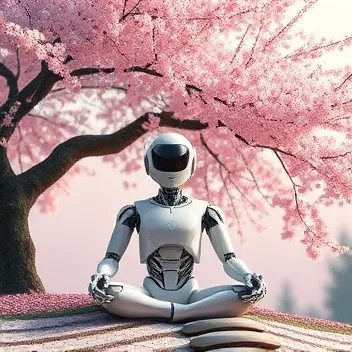
#> input picture upscale-results/robotmeditate_original.webp, 352 x 352 px
$ jupyter execute ssim.ipynb
#> lines starting #> are read from the running program, lines starting #| are printed output that depends on the picture
[cell 1]
import numpy as np
from skimage.metrics import structural_similarity as ssim
import cv2 # Optional, for loading images

[cell 2]
    # Example: Loading images using OpenCV
image1 = cv2.imread('upscale-results/robotmeditate_original.webp', cv2.IMREAD_GRAYSCALE)
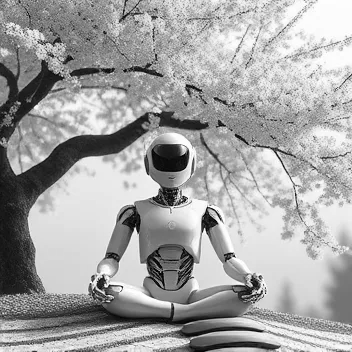
#> image1: shape (352, 352); min 0, max 255, mean 163.7
image2 = cv2.imread('upscale-results/robotmeditate_2x.jpg', cv2.IMREAD_GRAYSCALE)
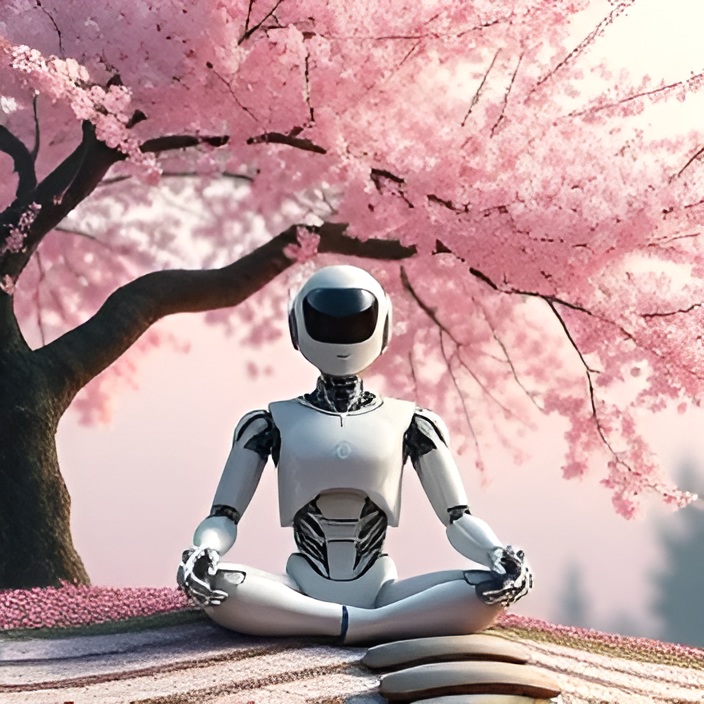
#> input picture upscale-results/robotmeditate_2x.jpg, 704 x 704 px
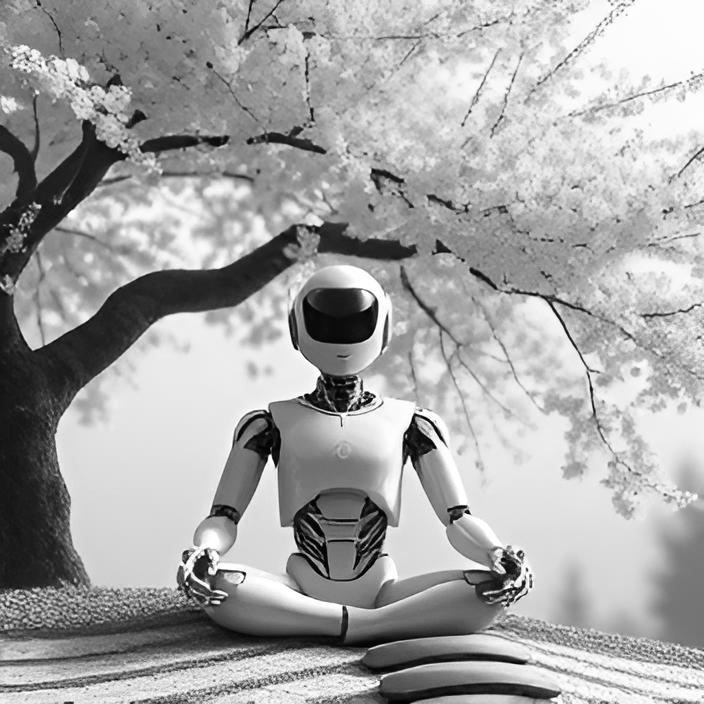
#> image2: shape (704, 704); min 0, max 255, mean 164.7

    # Ensure images are of the same data type and potentially normalize if needed
image1 = image1.astype(np.float64)
image2 = image2.astype(np.float64)

[cell 3]
import cv2
from skimage.metrics import structural_similarity as ssim

def calculate_ssim_robust(image_path1, image_path2):
    """
    Calculates the Structural Similarity Index (SSIM) between two images
    after ensuring they have the same dimensions and are in grayscale.

    Args:
        image_path1 (str): The file path to the first image.
        image_path2 (str): The file path to the second image.

    Returns:
        float: The SSIM score between the two images.
    """
#> called with image_path1 = 'upscale-results/tree_original.jpg', image_path2 = 'upscale-results/tree_2x.jpg'
    # Load the two input images
    image1 = cv2.imread(image_path1)
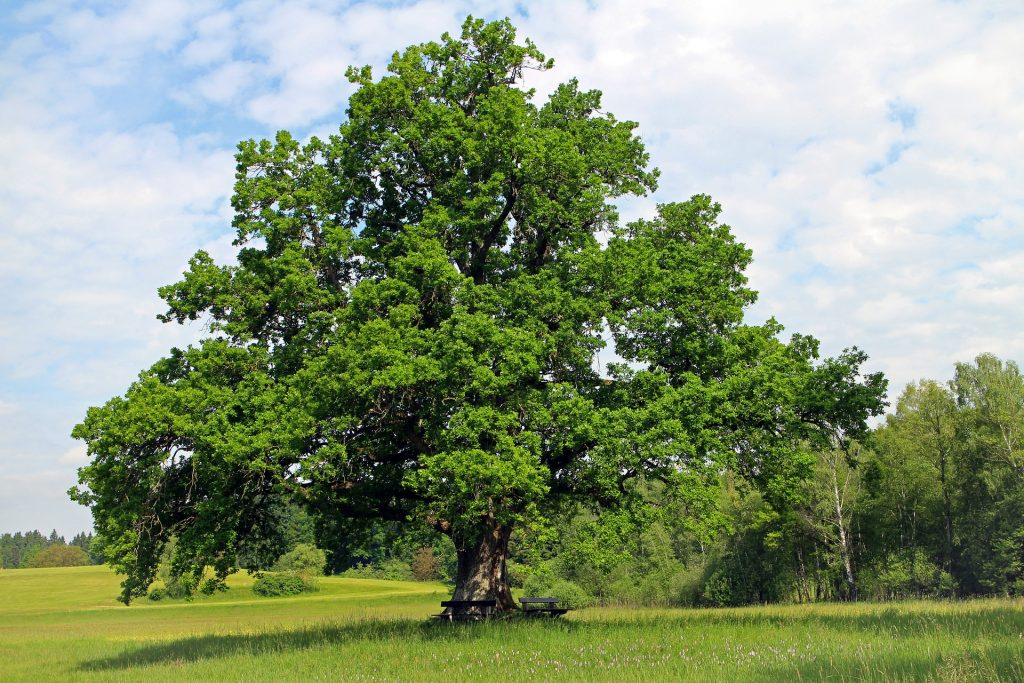
#> input picture upscale-results/tree_original.jpg, 1024 x 683 px
#> image1 is the input picture: shape (683, 1024, 3); mean B, G, R 117.5, 148.9, 133.8
    image2 = cv2.imread(image_path2)

    # Check if images were loaded correctly
    if image1 is None or image2 is None:
        raise FileNotFoundError("One or both images could not be loaded.")

    # Convert the images to grayscale
    gray1 = cv2.cvtColor(image1, cv2.COLOR_BGR2GRAY)
    gray2 = cv2.cvtColor(image2, cv2.COLOR_BGR2GRAY)

    # Resize image2 to match the dimensions of image1
    # cv2.INTER_AREA is a good interpolation method for shrinking images
    gray2_resized = cv2.resize(gray2, (gray1.shape[1], gray1.shape[0]), interpolation=cv2.INTER_AREA)

    # Compute the SSIM between the two images
    (score, diff) = ssim(gray1, gray2_resized, full=True)

    return score

# Example usage:
try:
    # Replace with the paths to your actual images
    similarity_score = calculate_ssim_robust("upscale-results/tree_original.jpg", "upscale-results/tree_2x.jpg")
    print(f"The SSIM score is: {similarity_score}")
except FileNotFoundError as e:
    print(e)
except Exception as e:
    print(f"An error occurred: {e}")
